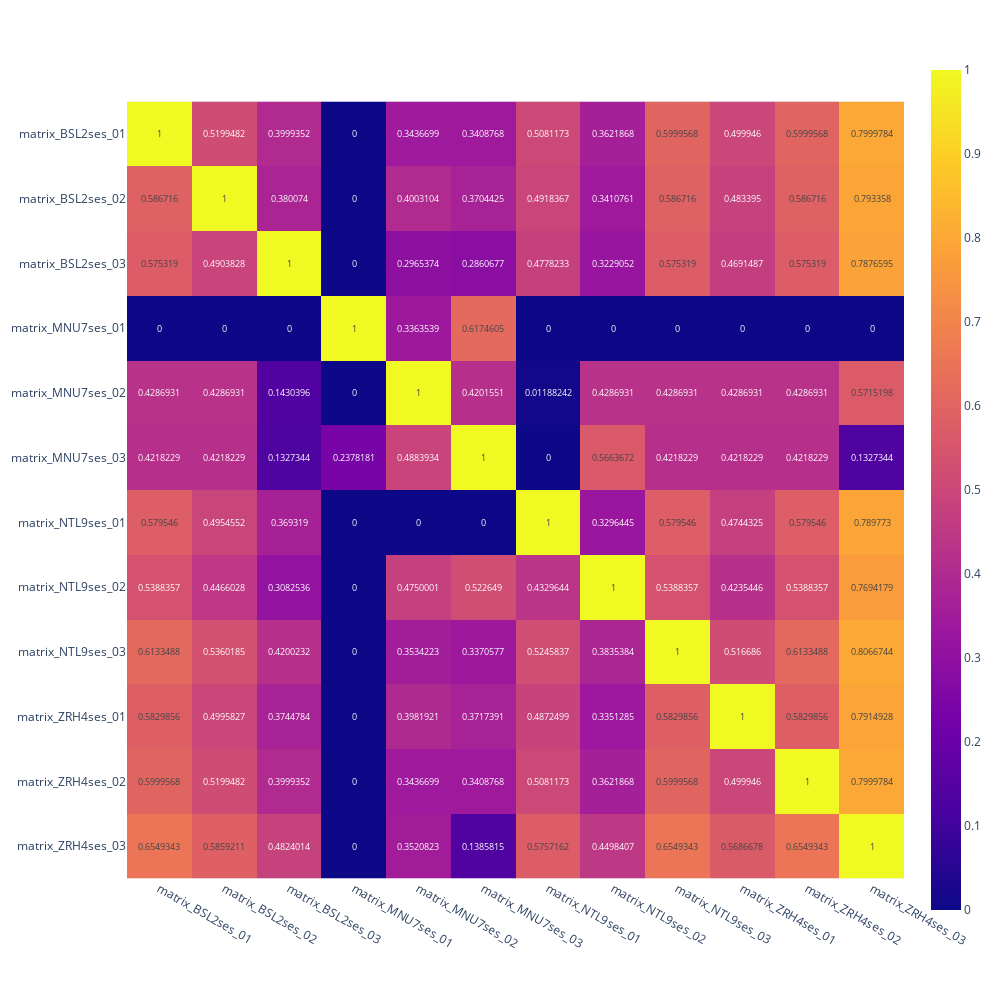

Here is the notebook cell this chart was saved with:
### Code cell
import plotly.express as px

# z = [[.1, .3, .5, .7, .9],
#      [1, .8, .6, .4, .2],
#      [.2, 0, .5, .7, .9],
#      [.9, .8, .4, .2, 0],
#      [.3, .4, .5, .7, 1]]

fig = px.imshow(mi_matrix[:,:,0], x = matrix_sub, y = matrix_sub, text_auto=True)
fig.layout.height = 1000
fig.layout.width = 1000
fig.show()

### Figure 1 — Plotly figure (JSON) as saved in the notebook; plotly's stock layout.template omitted (floating-point values rounded to 4 significant figures; data arrays with more than 128 entries replaced by an {"elided": "..."} marker saying what was removed)
{"data": [{"coloraxis": "coloraxis", "hovertemplate": "x: %{x}<br>y: %{y}<br>color: %{z}<extra></extra>", "name": "0", "texttemplate": "%{z}", "type": "heatmap", "x": ["matrix_BSL2ses_01", "matrix_BSL2ses_02", "matrix_BSL2ses_03", "matrix_MNU7ses_01", "matrix_MNU7ses_02", "matrix_MNU7ses_03", "matrix_NTL9ses_01", "matrix_NTL9ses_02", "matrix_NTL9ses_03", "matrix_ZRH4ses_01", "matrix_ZRH4ses_02", "matrix_ZRH4ses_03"], "xaxis": "x", "y": ["matrix_BSL2ses_01", "matrix_BSL2ses_02", "matrix_BSL2ses_03", "matrix_MNU7ses_01", "matrix_MNU7ses_02", "matrix_MNU7ses_03", "matrix_NTL9ses_01", "matrix_NTL9ses_02", "matrix_NTL9ses_03", "matrix_ZRH4ses_01", "matrix_ZRH4ses_02", "matrix_ZRH4ses_03"], "yaxis": "y", "z": {"elided": "12x12 float values"}}], "layout": {"coloraxis": {"colorscale": [[0, "#0d0887"], [0.1111, "#46039f"], [0.2222, "#7201a8"], [0.3333, "#9c179e"], [0.4444, "#bd3786"], [0.5556, "#d8576b"], [0.6667, "#ed7953"], [0.7778, "#fb9f3a"], [0.8889, "#fdca26"], [1, "#f0f921"]]}, "height": 1000, "margin": {"t": 60}, "width": 1000, "xaxis": {"anchor": "y", "constrain": "domain", "domain": [0, 1], "scaleanchor": "y"}, "yaxis": {"anchor": "x", "autorange": "reversed", "constrain": "domain", "domain": [0, 1]}}}
